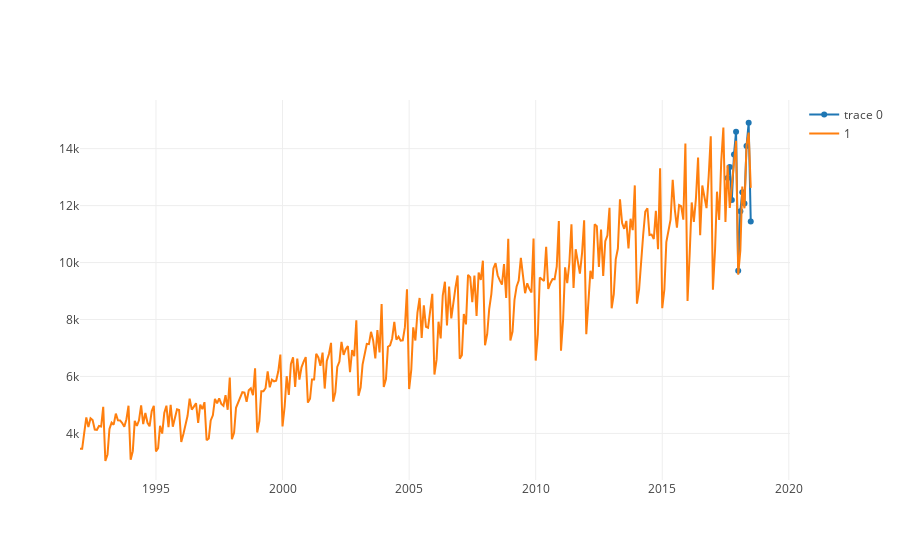

Notebook code cell kept with this figure:
### Code cell
plot_multiple_ts(pd.Series(y_pred.flatten(), index=ts.index[-12:]), ts)

### Figure 1 — Plotly figure (JSON) as saved in the notebook; plotly's stock layout.template omitted (floating-point values rounded to 4 significant figures; data arrays with more than 128 entries replaced by an {"elided": "..."} marker saying what was removed)
{"data": [{"type": "scatter", "uid": "060fdd0f-b1b6-450e-8549-ca81d27f0581", "x": ["2017-08-01", "2017-09-01", "2017-10-01", "2017-11-01", "2017-12-01", "2018-01-01", "2018-02-01", "2018-03-01", "2018-04-01", "2018-05-01", "2018-06-01", "2018-07-01"], "y": [12970.0, 13360.0, 12200.0, 13800.0, 14590.0, 9713.0, 11800.0, 12470.0, 12080.0, 14090.0, 14910.0, 11440.0]}, {"name": "1", "type": "scatter", "uid": "fc87dbc1-2d57-453c-854e-5e62c4d6a7fe", "x": {"elided": "319 str values"}, "y": {"elided": "319 int values"}}], "layout": {}}
